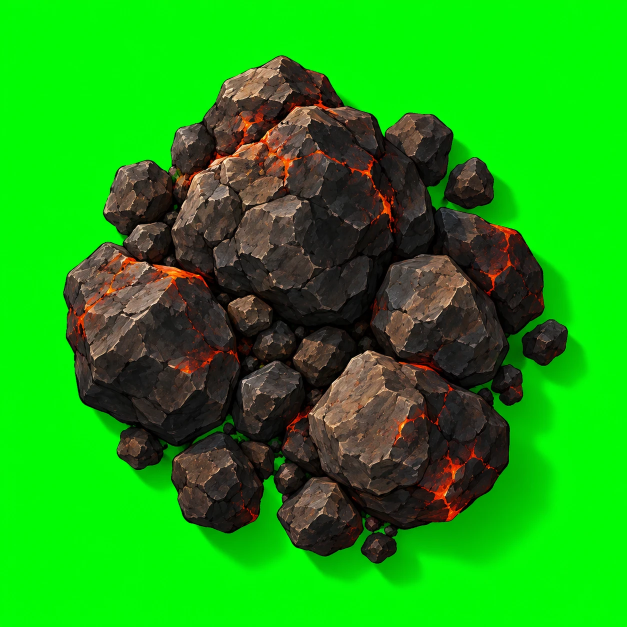
#> input picture art/design-v3/painted/boulder_painted_01_src.webp, 1254 x 1254 px (shown at 1/2 size)
$ python strip.py boulder_painted_01_src.webp boulder_painted_02_src.webp 1.0
#> lines starting #> are read from the running program, lines starting #| are printed output that depends on the picture
# A network strip from a long painted band on green: cut out, cropped to the band's height, made to
# repeat seamlessly left-to-right (cross-fade of the two ends), then sized to the tiers (512x64, 256x32).
import sys, numpy as np
from PIL import Image
from scipy import ndimage as nd
src, out, TH = sys.argv[1], sys.argv[2], float(sys.argv[3])
a = np.asarray(Image.open(src).convert('RGB')).astype(np.float32)
r, g, b = a[..., 0], a[..., 1], a[..., 2]
k = np.clip((TH - np.maximum(r, b) / np.maximum(g, 1)) / 0.12, 0, 1) * np.clip((g - 25) / 30, 0, 1)
al = nd.gaussian_filter(1 - k, 0.7)
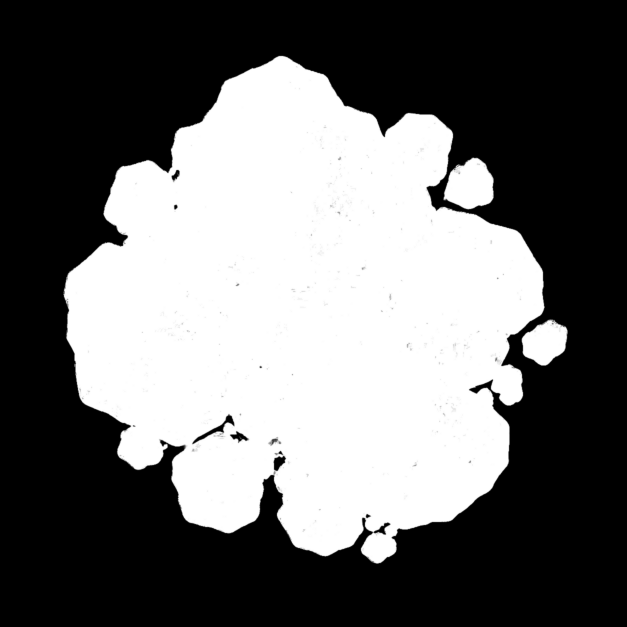
#> al: shape (1254, 1254) float32 (shown at 1/2 size); min 0, max 1, mean 0.42
g2 = np.where(al < 0.98, np.minimum(g, np.maximum(r, b) * 1.05 + 30), g)
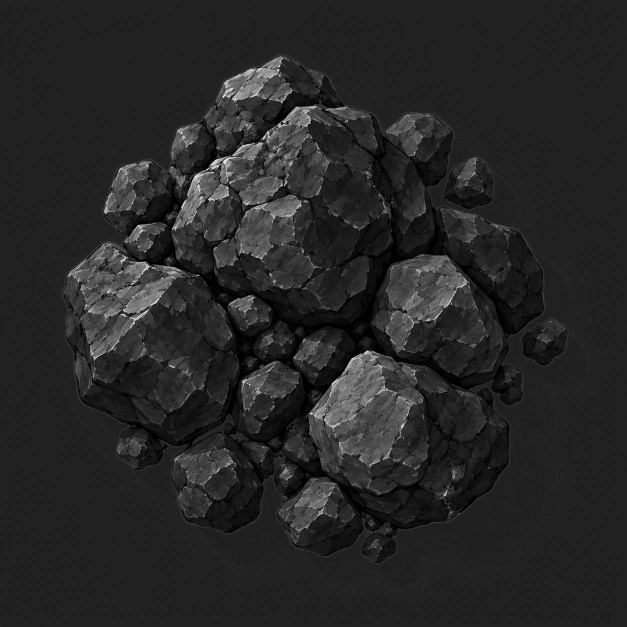
#> g2: shape (1254, 1254) float32 (shown at 1/2 size); min 0, max 252, mean 38.8
rgba = np.dstack([r, g2, b, al * 255])
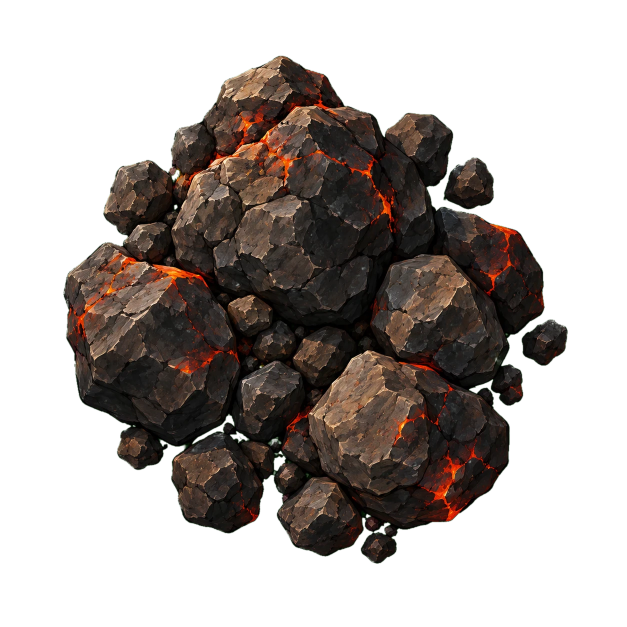
#> rgba: shape (1254, 1254, 4) float32 (shown at 1/2 size); mean of channels 0, 1, 2, 3 27, 38.8, 17.9, 107.5; transparent parts drawn white
rows = np.nonzero((al > 0.5).mean(1) > 0.08)[0]
#> rows = 970 values from 136 to 1105
y0, y1 = rows.min(), rows.max() + 1
#> y0 = 136; y1 = 1106
band = rgba[y0:y1]
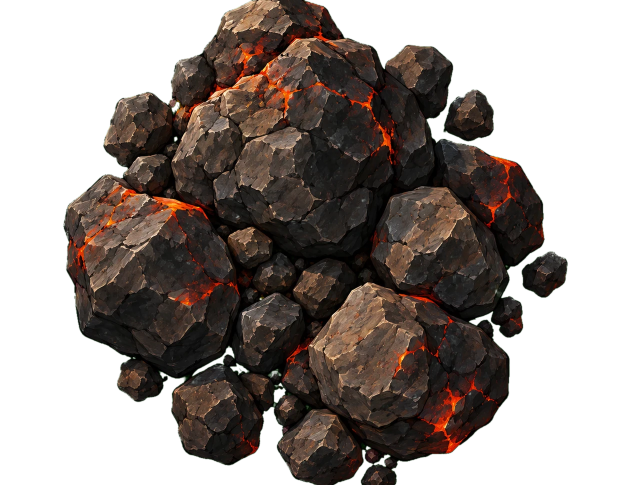
#> band: shape (970, 1254, 4) float32 (shown at 1/2 size); mean of channels 0, 1, 2, 3 34.5, 40.5, 22.1, 138.5; transparent parts drawn white
h, w = band.shape[:2]
#> h = 970; w = 1254
o = w // 6  # overlap: the last sixth fades into the first
#> o = 209
t = np.linspace(0, 1, o)[None, :, None]
#> t = 209 values from 0 to 1
head = band[:, :o] * t + band[:, w - o:] * (1 - t)
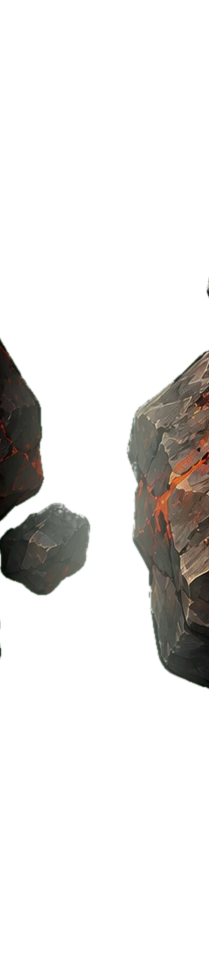
#> head: shape (970, 209, 4) float64; mean of channels 0, 1, 2, 3 10.3, 35.5, 8, 33.2; transparent parts drawn white
loop = np.concatenate([head, band[:, o:w - o]], 1)
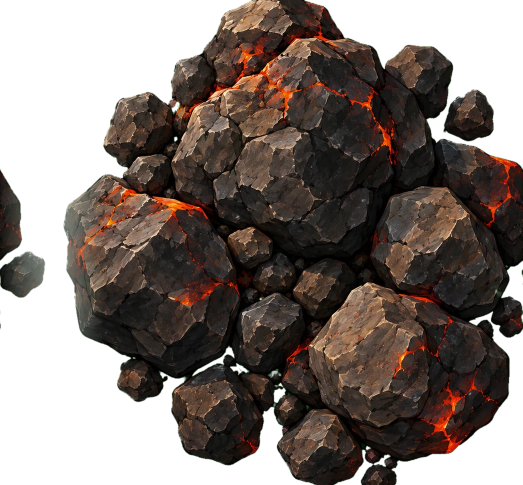
#> loop: shape (970, 1045, 4) float64 (shown at 1/2 size); mean of channels 0, 1, 2, 3 41, 41.8, 25.7, 164.4; transparent parts drawn white
im = Image.fromarray(loop.clip(0, 255).astype(np.uint8))
for name, (W, H) in (('hi', (512, 64)), ('lo', (256, 32))):
    im.resize((W, H), Image.LANCZOS).save(f'{out}_{name}.png', optimize=True)
#> this loop made 2 passes
#> pass 2, `im.resize((W, H), Image.LANCZOS).save(f'{out}_{name}.png', optimize=Tr..`:
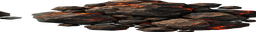
#> saved as boulder_painted_02_src.webp_lo.png: PIL image 256x32 RGBA; mean R, G, B, A 44.7, 33.4, 27.1, 164.2; transparent parts drawn white
print(src.split('/')[-1], 'band rows', y0, y1, 'loop width', loop.shape[1])
#| boulder_painted_01_src.webp band rows 136 1106 loop width 1045

$ run again, on art/design-v3/painted/boulder_painted_03_src.webp
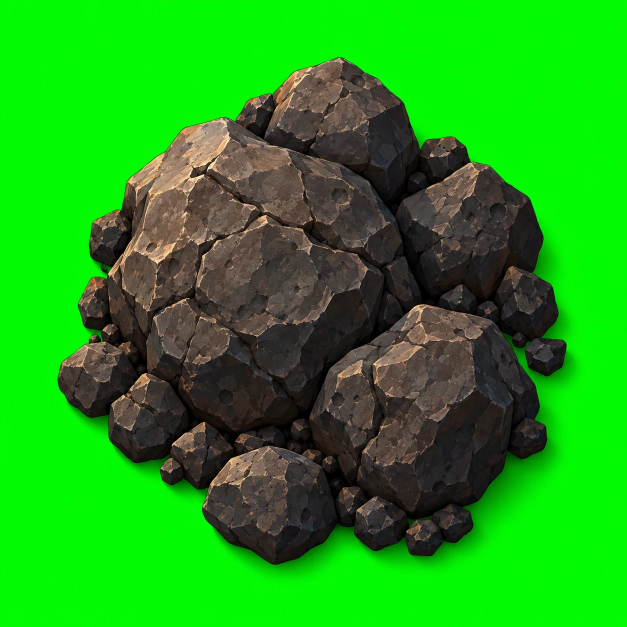
#> input picture art/design-v3/painted/boulder_painted_03_src.webp, 1254 x 1254 px (shown at 1/2 size)
#> `rgba = np.dstack([r, g2, b, al * 255])`:
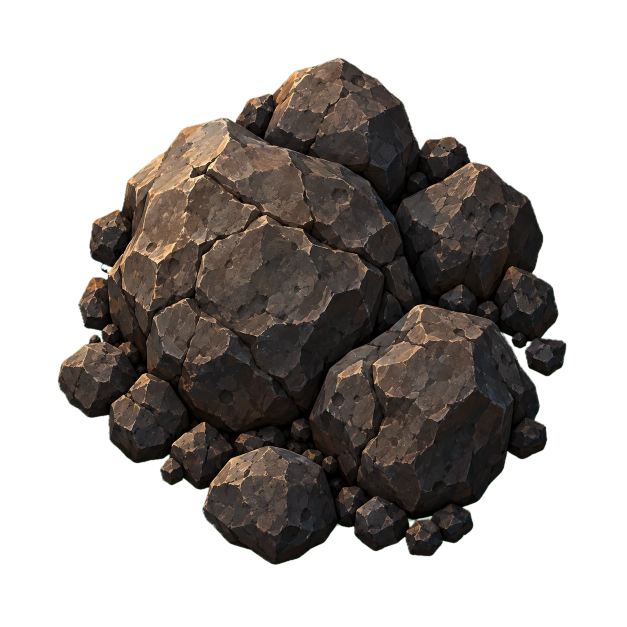
#> rgba: shape (1254, 1254, 4) float32 (shown at 1/2 size); mean of channels 0, 1, 2, 3 30.2, 43.1, 23.4, 113.3; transparent parts drawn white
#> rows = 976 values from 136 to 1111
#> y0 = 136; y1 = 1112
#> the loop `for name, (W, H) in (('hi', (512, 64)), ('lo', (256, 32))):` made 2 passes
#> pass 2, `im.resize((W, H), Image.LANCZOS).save(f'{out}_{name}.png', optimize=Tr..`:
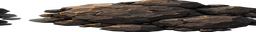
#> saved as boulder_painted_03_src.webp_lo.png: PIL image 256x32 RGBA; mean R, G, B, A 49.3, 42, 36.2, 172.4; transparent parts drawn white
#| boulder_painted_03_src.webp band rows 136 1112 loop width 1045

$ run again, on art/design-v3/painted/dead_wood_01_src.webp
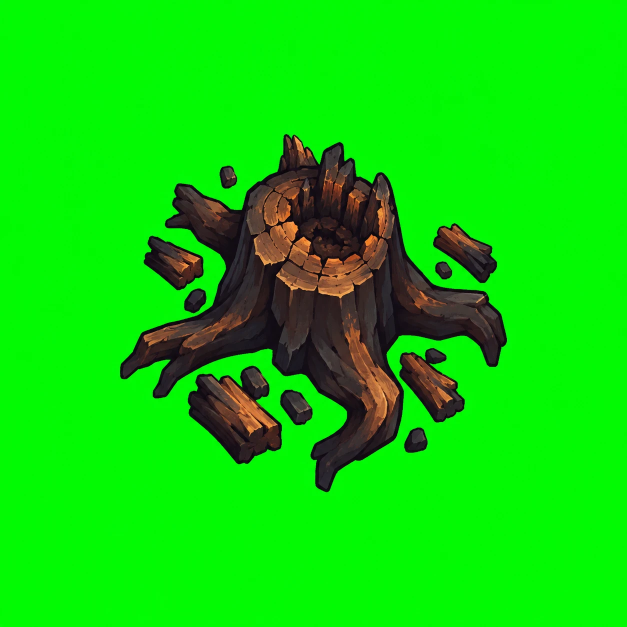
#> input picture art/design-v3/painted/dead_wood_01_src.webp, 1254 x 1254 px (shown at 1/2 size)
#> `rgba = np.dstack([r, g2, b, al * 255])`:
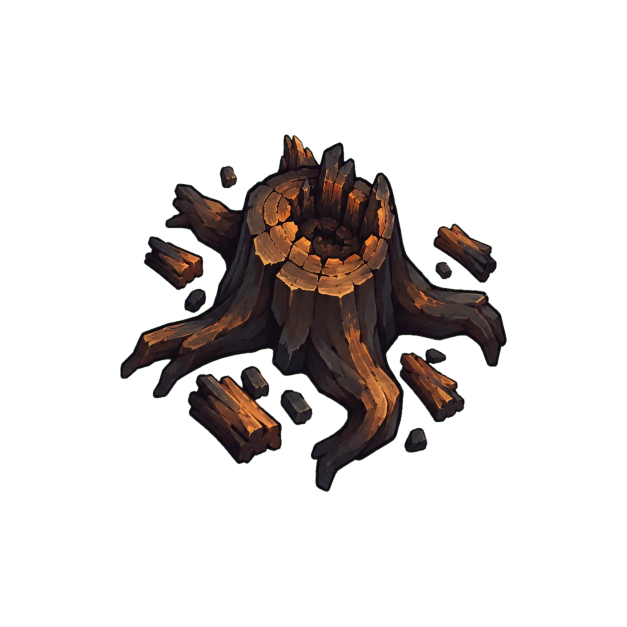
#> rgba: shape (1254, 1254, 4) float32 (shown at 1/2 size); mean of channels 0, 1, 2, 3 13.6, 34.9, 9.3, 44.5; transparent parts drawn white
#> rows = 615 values from 308 to 922
#> y0 = 308; y1 = 923
#> the loop `for name, (W, H) in (('hi', (512, 64)), ('lo', (256, 32))):` made 2 passes
#> pass 2, `im.resize((W, H), Image.LANCZOS).save(f'{out}_{name}.png', optimize=Tr..`:
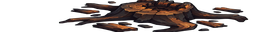
#> saved as dead_wood_01_src.webp_lo.png: PIL image 256x32 RGBA; mean R, G, B, A 29.8, 20.2, 17.5, 106.7; transparent parts drawn white
#| dead_wood_01_src.webp band rows 308 923 loop width 1045

$ run again, on art/design-v3/painted/dead_wood_02_src.webp
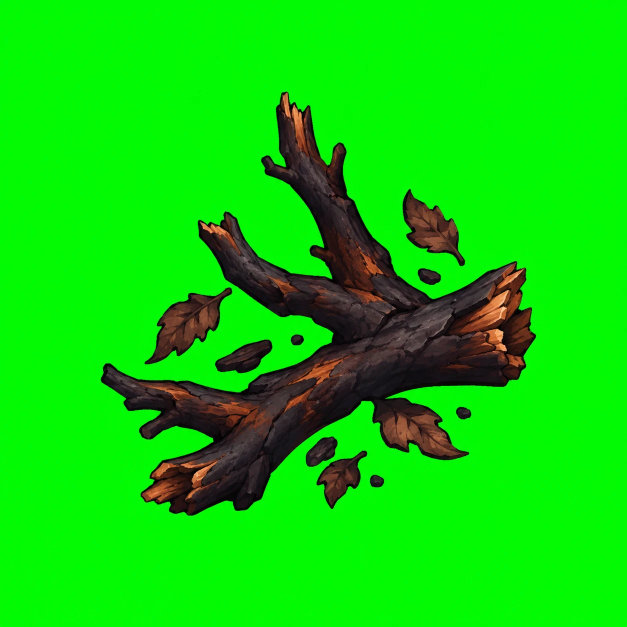
#> input picture art/design-v3/painted/dead_wood_02_src.webp, 1254 x 1254 px (shown at 1/2 size)
#> rows = 718 values from 297 to 1016
#> y0 = 297; y1 = 1017
#> the loop `for name, (W, H) in (('hi', (512, 64)), ('lo', (256, 32))):` made 2 passes
#> pass 2, `im.resize((W, H), Image.LANCZOS).save(f'{out}_{name}.png', optimize=Tr..`:
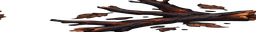
#> saved as dead_wood_02_src.webp_lo.png: PIL image 256x32 RGBA; mean R, G, B, A 25, 16.4, 14.2, 90.6; transparent parts drawn white
#| dead_wood_02_src.webp band rows 297 1017 loop width 1045
